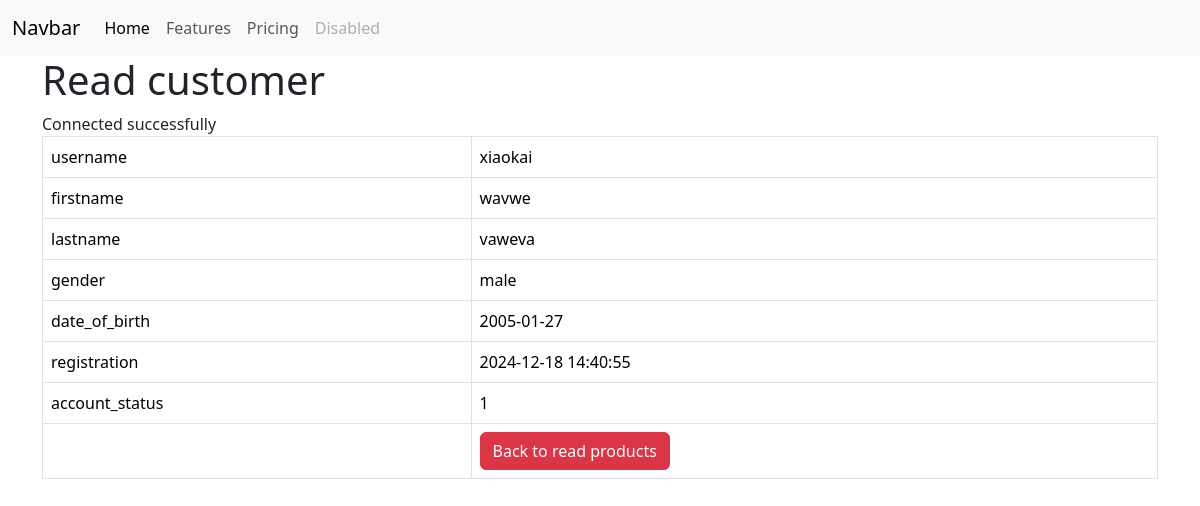
Screenshot of /customer_details.php?id=2 with the database file from the repository.
### tables this page shows
CREATE TABLE IF NOT EXISTS `customer` (
  `id` int NOT NULL AUTO_INCREMENT,
  `username` varchar(128) NOT NULL,
  `password` varchar(128) NOT NULL,
  `firstname` text NOT NULL,
  `lastname` text NOT NULL,
  `gender` text NOT NULL,
  `date_of_birth` date NOT NULL,
  `registration_date` datetime NOT NULL DEFAULT CURRENT_TIMESTAMP,
  `account_status` tinyint(1) NOT NULL,
  PRIMARY KEY (`id`)
);

### customer_details.php (the view, shortened to what this page needs)
<!DOCTYPE HTML>
<?php
include "menu.php";
?>
<html>
<head>
    <link href="https://cdn.jsdelivr.net/npm/bootstrap@5.3.3/dist/css/bootstrap.min.css" rel="stylesheet">
</head>
<body>
    <div class="container">
        <div class="page-header">
            <h1>Read customer</h1>
        </div>
        <?php
        $id = isset($_GET['id']) ? $_GET['id'] : die('ERROR: Record ID not found.');
        include 'config/database.php';
        try {
            $query = "SELECT id, username, firstname, lastname,gender,date_of_birth, registration_date ,account_status FROM customer WHERE id = ? LIMIT 0,1";
            $stmt = $con->prepare($query);
            $stmt->bindParam(1, $id);
            $stmt->execute();
            $row = $stmt->fetch(PDO::FETCH_ASSOC);
            $name = $row['username'];
            $firstname = $row['firstname'];
            $lastname = $row['lastname'];
            $gender = $row['gender'];
            $date_of_birth = $row['date_of_birth'];
            $registration = $row['registration_date'];
            $account_status = $row['account_status'];
        }
        catch (PDOException $exception) {
            die('ERROR: ' . $exception->getMessage());
        }
        ?>
        <table class='table table-hover table-responsive table-bordered'>
            <tr>
                <td>username</td>
                <td><?php echo $name;  ?></td>
            </tr>
            <tr>
                <td>firstname</td>
                <td><?php echo $firstname;  ?></td>
            </tr>
            <tr>
                <td>lastname</td>
                <td><?php echo $lastname;  ?></td>
            </tr>
            <tr>
                <td>gender</td>
                <td><?php echo $gender;  ?></td>
            </tr>
            <tr>
                <td>date_of_birth</td>
                <td><?php echo $date_of_birth;  ?></td>
            </tr>
            <tr>
                <td>registration</td>
                <td><?php echo $registration;  ?></td>
            </tr>
            <tr>
                <td>account_status</td>
                <td><?php echo $account_status;  ?></td>
            </tr>
            <tr>
                <td></td>
                <td>
                    <a href='index.php' class='btn btn-danger'>Back to read products</a>
                </td>
            </tr>
        </table>
    </div>
</body>
</html>

### rows the page displays
customer: username "xiaokai", firstname "wavwe", lastname "vaweva", gender "male", date_of_birth "2005-01-27", registration_date "2024-12-18 14:40:55", account_status "1"
